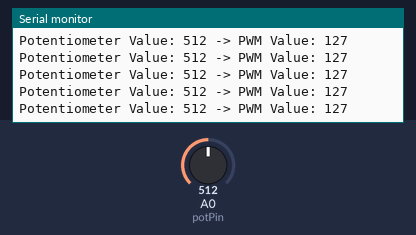
Bench run of a sketch on a simulated Arduino Uno, built with avr-gcc and run on an emulated ATmega328P. Shown: the last lines printed to the serial monitor. Inputs (shaded band) come from the test bench; at power-on: A0 (potPin) = 512.

Above: at 1.2 s.
1.3 s: A0 (potPin) set to 716
At 1.32 s:
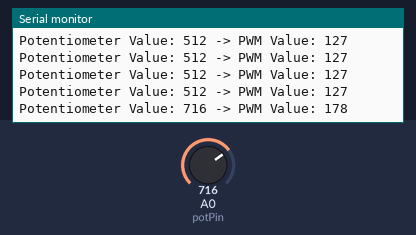
2.8 s: A0 (potPin) set to 900
At 2.83 s:
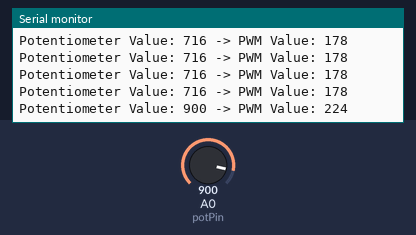
Timing chart, 0 to 5.8 s (numbered marks = the images above; inputs shaded):
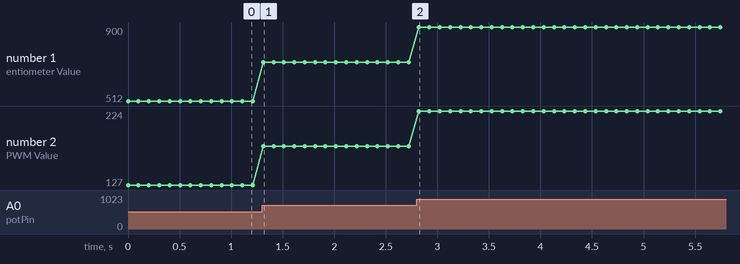

The sketch:

ArduinoUno-IDE-Manual-Heat-Control.ino
```cpp
// Pin Definitions
const int potPin = A0;  // Potentiometer pin
const int ssrPin = 9;   // SSR control pin (PWM)

void setup() {
  pinMode(potPin, INPUT);
  pinMode(ssrPin, OUTPUT);
  Serial.begin(9600); // Optional: Monitor values in Serial Monitor
}

void loop() {
  // Read potentiometer value
  int potValue = analogRead(potPin); // Range: 0 to 1023

  // Map potentiometer value to PWM range (0 to 255)
  int pwmValue = map(potValue, 0, 1023, 0, 255);

  // Set PWM output to SSR
  analogWrite(ssrPin, pwmValue);

  // Optional: Print values to Serial Monitor
  Serial.print("Potentiometer Value: ");
  Serial.print(potValue);
  Serial.print(" -> PWM Value: ");
  Serial.println(pwmValue);

  delay(100); // Small delay for stability
}
```

Measured:
- after the input at 1.3 s, the serial monitor: prints a new line at once (image 1)
- after the input at 2.8 s, the serial monitor: prints a new line at once (image 2)
- plotted number 1: 512 → 716 after the input at 1.3 s, 716 → 900 after the input at 2.8 s
- plotted number 2: 127 → 178 after the input at 1.3 s, 178 → 224 after the input at 2.8 s
